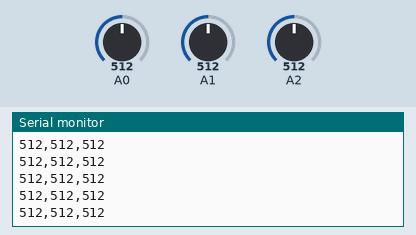
Recording of a sketch running on a simulated Arduino Uno, built with avr-gcc and run on an emulated ATmega328P. Shown: the last lines printed to the serial monitor. The inputs (shaded band) are chosen by the test bench; at power-on: A0 = 512, A1 = 512, A2 = 512.

Above: at 1.2 s.
1.3 s: A0 set to 11
At 1.8 s:
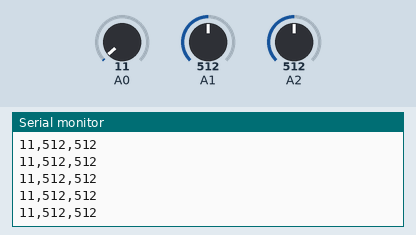
2.8 s: A0 set to 8
At 3.6 s:
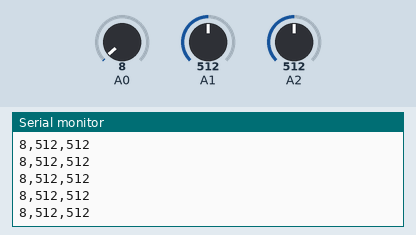
4.3 s: A1 set to 108
At 5.3 s:
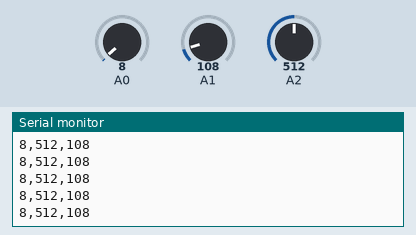
5.8 s: A1 set to 95
At 6.3 s:
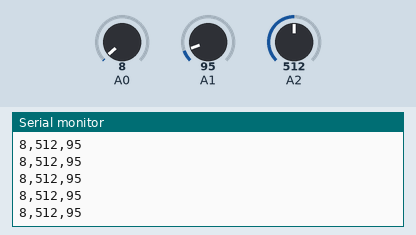
8.8 s: A1 set to 11
At 9.3 s:
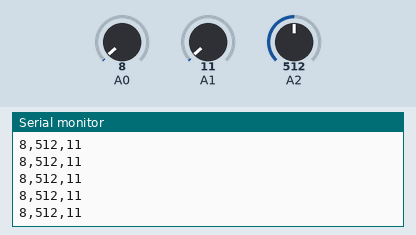
10.3 s: A1 set to 8
At 10.9 s:
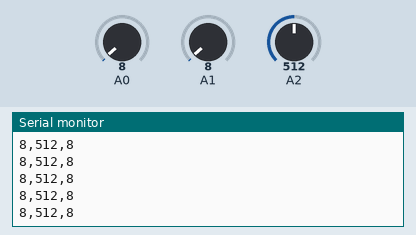
Timing chart, 0 to 12.8 s (numbered marks = the images above; inputs shaded):
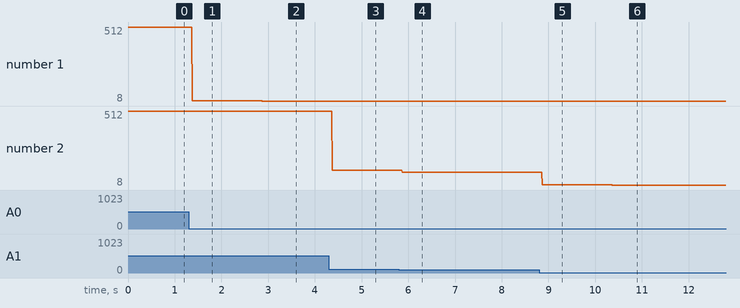

The sketch:

arduino2p5-STRING.ino
```cpp
void setup() {
  Serial.begin(9600); // initialize serial communications
}

void loop() {
  int light = analogRead(A2);
  int potentiometer = analogRead(A0);
  int pot2 = analogRead(A1);  // read the input pin
  int mappedLight = map(light, 0, 1023, 0, 255);
  int mappedPot = map(potentiometer, 0, 1023, 0, 255); // remap the pot value to fit in 1 byte
  Serial.print(potentiometer);                             // print it out the serial port
  Serial.print(',');
    Serial.print(light);                             // print it out the serial port
  Serial.print(',');
   // Serial.print(potentiometer);                             // print it out the serial port
  //Serial.print(',');
  Serial.println(pot2);
  delay(1);                                            // slight delay to stabilize the ADC
}
```

Measured:
- after the input at 1.3 s, the serial monitor: prints a new line after 0.08 s (image 1)
- after the input at 2.8 s, the serial monitor: prints a new line after 0.08 s (image 2)
- after the input at 4.3 s, the serial monitor: prints a new line after 0.08 s (image 3)
- after the input at 5.8 s, the serial monitor: prints a new line after 0.07 s (image 4)
- after the input at 8.8 s, the serial monitor: prints a new line after 0.07 s (image 5)
- after the input at 10.3 s, the serial monitor: prints a new line after 0.07 s (image 6)
- plotted number 1: 512 → 11 after the input at 1.3 s, 11 → 8 after the input at 2.8 s
- plotted number 2: 512 → 108 after the input at 4.3 s, 108 → 95 after the input at 5.8 s, 95 → 11 after the input at 8.8 s
